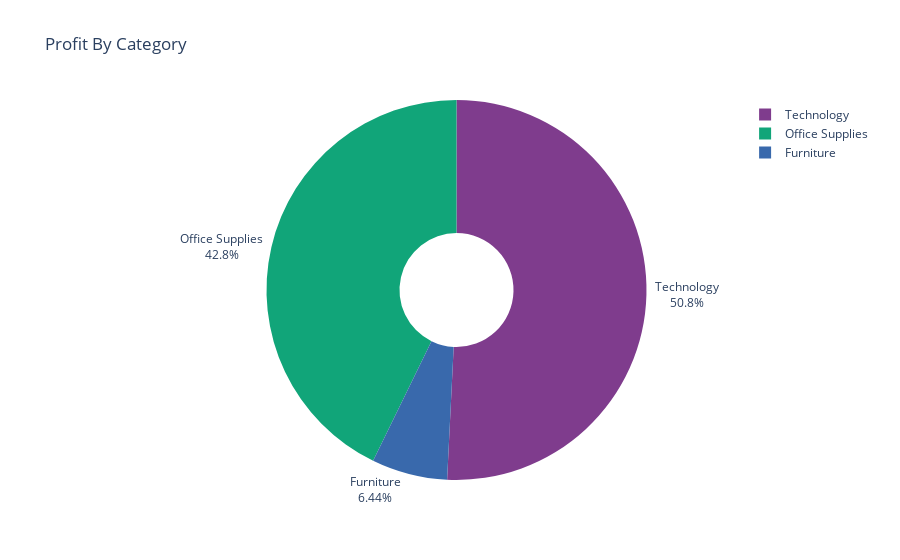

The code cell stored with this chart in its notebook:
### Code cell
fig=px.pie(profit_by_category,
          names='Category',
          values='Profit',
          hole=0.3,
          title='Profit By Category',
          color_discrete_sequence=px.colors.qualitative.Bold)
fig.update_traces(textposition='outside',textinfo='percent+label')
fig.show()

### Figure 1 — Plotly figure (JSON) as saved in the notebook; plotly's stock layout.template omitted (floating-point values rounded to 4 significant figures)
{"data": [{"domain": {"x": [0, 1], "y": [0, 1]}, "hole": 0.3, "hovertemplate": "Category=%{label}<br>Profit=%{value}<extra></extra>", "labels": ["Furniture", "Office Supplies", "Technology"], "legendgroup": "", "name": "", "showlegend": true, "textinfo": "percent+label", "textposition": "outside", "type": "pie", "values": [18450.0, 122500.0, 145500.0]}], "layout": {"autosize": true, "legend": {"tracegroupgap": 0}, "piecolorway": ["rgb(127, 60, 141)", "rgb(17, 165, 121)", "rgb(57, 105, 172)", "rgb(242, 183, 1)", "rgb(231, 63, 116)", "rgb(128, 186, 90)", "rgb(230, 131, 16)", "rgb(0, 134, 149)", "rgb(207, 28, 144)", "rgb(249, 123, 114)", "rgb(165, 170, 153)"], "title": {"text": "Profit By Category"}}}
